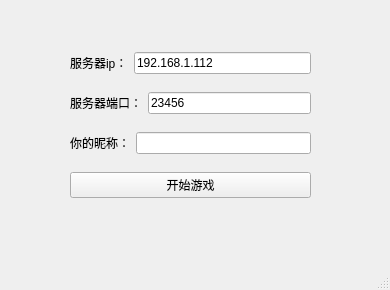
<?xml version="1.0" encoding="UTF-8"?>
<ui version="4.0">
 <class>MainWindow</class>
 <widget class="QMainWindow" name="MainWindow">
  <property name="geometry">
   <rect>
    <x>0</x>
    <y>0</y>
    <width>390</width>
    <height>290</height>
   </rect>
  </property>
  <property name="windowTitle">
   <string>MainWindow</string>
  </property>
  <widget class="QWidget" name="centralwidget">
   <widget class="QWidget" name="verticalLayoutWidget">
    <property name="geometry">
     <rect>
      <x>70</x>
      <y>40</y>
      <width>241</width>
      <height>171</height>
     </rect>
    </property>
    <layout class="QVBoxLayout" name="verticalLayout">
     <item>
      <layout class="QHBoxLayout" name="horizontalLayout">
       <item>
        <widget class="QLabel" name="label">
         <property name="text">
          <string>服务器ip：</string>
         </property>
        </widget>
       </item>
       <item>
        <widget class="QLineEdit" name="lineEdit">
         <property name="text">
          <string>192.168.1.112</string>
         </property>
        </widget>
       </item>
      </layout>
     </item>
     <item>
      <layout class="QHBoxLayout" name="horizontalLayout_2">
       <item>
        <widget class="QLabel" name="label_2">
         <property name="text">
          <string>服务器端口：</string>
         </property>
        </widget>
       </item>
       <item>
        <widget class="QLineEdit" name="lineEdit_2">
         <property name="text">
          <string>23456</string>
         </property>
        </widget>
       </item>
      </layout>
     </item>
     <item>
      <layout class="QHBoxLayout" name="horizontalLayout_3">
       <item>
        <widget class="QLabel" name="label_3">
         <property name="text">
          <string>你的昵称：</string>
         </property>
        </widget>
       </item>
       <item>
        <widget class="QLineEdit" name="lineEdit_3">
         <property name="text">
          <string/>
         </property>
        </widget>
       </item>
      </layout>
     </item>
     <item>
      <widget class="QPushButton" name="pushButton">
       <property name="text">
        <string>开始游戏</string>
       </property>
      </widget>
     </item>
    </layout>
   </widget>
  </widget>
  <widget class="QMenuBar" name="menubar">
   <property name="geometry">
    <rect>
     <x>0</x>
     <y>0</y>
     <width>390</width>
     <height>23</height>
    </rect>
   </property>
  </widget>
  <widget class="QStatusBar" name="statusbar"/>
 </widget>
 <resources/>
 <connections/>
</ui>
